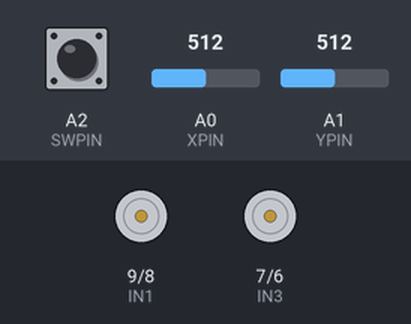
Bench run of a sketch on a simulated Arduino Uno, built with avr-gcc and run on an emulated ATmega328P. On the bench: motor-driver pin pairs drawn as motors (green arrow = first pin HIGH = forward, orange = second pin HIGH = backward, longer = more drive, scaled by the enable pin). The inputs (shaded band) are chosen by the test bench; at power-on: A0 (XPIN) = 512, A1 (YPIN) = 512, A2 (SWPIN) HIGH.

Above: at 1.2 s.
1.3 s: A0 (XPIN) set to 599
2.8 s: A0 (XPIN) set to 623
At 3.8 s:
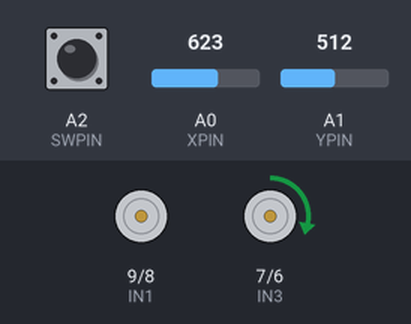
4.3 s: A1 (YPIN) set to 603
5.8 s: A1 (YPIN) set to 623
At 7.0 s:
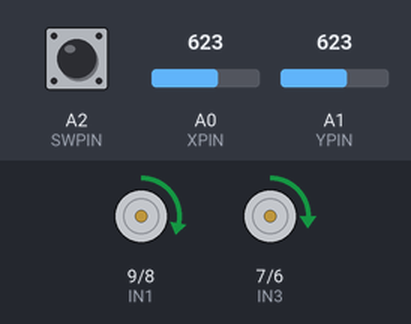
7.3 s: A1 (YPIN) set to 716
At 8.4 s:
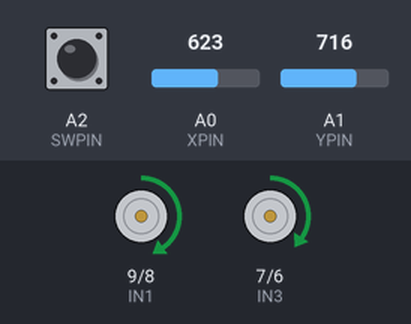
8.8 s: A0 (XPIN) set to 716
At 9.5 s:
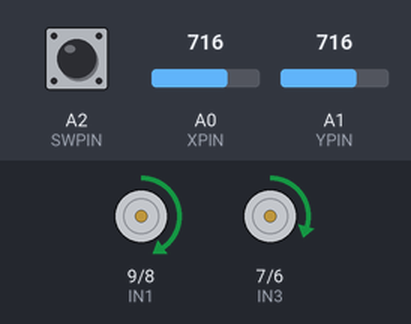
Timing chart, 0 to 11.3 s (numbered marks = the images above; inputs shaded):
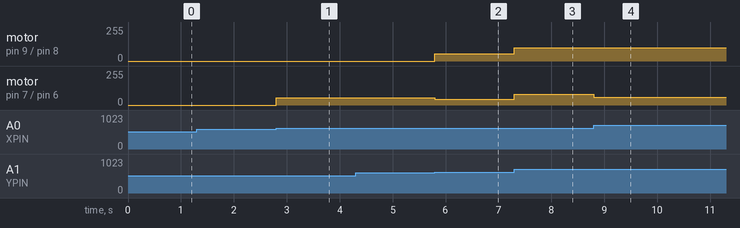

Measured:
- the behaviour switches between 614 and 615 on A0 (XPIN) (found by bisection; images 0 and 1)
- the behaviour switches between 614 and 615 on A1 (YPIN) (found by bisection; images 1 and 2)
- after the input at 1.3 s, every drawn part: stays the same
- after the input at 2.8 s, motor on pin 7 (IN3) / pin 6 (IN4): stopped → forward 55/255 at once
- after the input at 4.3 s, every drawn part: stays the same
- after the input at 5.8 s, motor on pin 9 (IN1) / pin 8 (IN2): stopped → forward 55/255 at once; motor on pin 7 (IN3) / pin 6 (IN4): forward 55/255 → forward 43/255 at once
- after the input at 7.3 s, motor on pin 9 (IN1) / pin 8 (IN2): forward 55/255 → forward 101/255 at once; motor on pin 7 (IN3) / pin 6 (IN4): forward 43/255 → forward 79/255 at once
- after the input at 8.8 s, motor on pin 7 (IN3) / pin 6 (IN4): forward 79/255 → forward 60/255 at once

The sketch:

l298N.ino
```cpp
// Motor Connections (ENA & ENB must use PWM pins)
#define IN1 9
#define IN2 8
#define IN3 7
#define IN4 6
#define ENA 10
#define ENB 5
#define XPIN A0
#define YPIN A1
#define SWPIN A2

// Podfunkcje sterowania motorami
void setMotorSpeeds(int leftSpeed, int rightSpeed) {
  // Ograniczenie wartości do zakresu 0-255
  leftSpeed = constrain(leftSpeed, 0, 255);
  rightSpeed = constrain(rightSpeed, 0, 255);

  analogWrite(ENA, leftSpeed);
  analogWrite(ENB, rightSpeed);
}

void driveForward(float speed, float turn) {
  forward();
  int baseSpeed = 255 * speed;

  if (turn > 0) {
    // Skręt w prawo - zmniejsz prędkość prawego silnika
    setMotorSpeeds(baseSpeed, baseSpeed * (1 - turn));
  } else if (turn < 0) {
    // Skręt w lewo - zmniejsz prędkość lewego silnika
    setMotorSpeeds(baseSpeed * (1 + turn), baseSpeed);
  } else {
    // Jazda prosto
    setMotorSpeeds(baseSpeed, baseSpeed);
  }
}

void driveReverse(float speed, float turn) {
  reverse();
  int baseSpeed = 255 * speed;

  if (turn > 0) {
    // Skręt w prawo podczas cofania
    setMotorSpeeds(baseSpeed, baseSpeed * (1 - turn));
  } else if (turn < 0) {
    // Skręt w lewo podczas cofania
    setMotorSpeeds(baseSpeed * (1 + turn), baseSpeed);
  } else {
    // Cofanie prosto
    setMotorSpeeds(baseSpeed, baseSpeed);
  }
}

void turnInPlace(float turnValue) {
  forward(); // Kierunek silników do obrotu w miejscu

  if (turnValue > 0) {
    // Obrót w prawo - lewy silnik do przodu, prawy stop
    setMotorSpeeds(0, 255 * turnValue);
  } else {
    // Obrót w lewo - prawy silnik do przodu, lewy stop
    setMotorSpeeds(255 * (-turnValue), 0);
  }
}

void stopMotors() {
  setMotorSpeeds(0, 0);
}

void driveMotors(float xVal, float yVal){
  // Definicja martwej strefy joysticka
  const float deadZone = 0.2;

  if (yVal > deadZone) {
    // Jazda do przodu
    driveForward(yVal, xVal);
  }
  else if (yVal < -deadZone) {
    // Jazda do tyłu
    driveReverse(-yVal, xVal);
  }
  else if (xVal > deadZone || xVal < -deadZone) {
    // Obrót w miejscu (gdy joystick jest w pozycji środkowej w osi Y)
    turnInPlace(xVal);
  }
  else {
    // Zatrzymanie motorów (joystick w pozycji środkowej)
    stopMotors();
  }
}

void setup() {

  // Set motor connections as outputs
  pinMode(IN1, OUTPUT);
  pinMode(IN2, OUTPUT);
  pinMode(IN3, OUTPUT);
  pinMode(IN4, OUTPUT);
  pinMode(ENA, OUTPUT);
  pinMode(ENB, OUTPUT);
  pinMode(XPIN, INPUT);
  pinMode(YPIN, INPUT);
  pinMode(SWPIN, INPUT_PULLUP);

  // Start with motors off
  digitalWrite(IN1, LOW);
  digitalWrite(IN2, LOW);
  digitalWrite(IN3, LOW);
  digitalWrite(IN4, LOW);

  analogWrite(ENA, 0);
  analogWrite(ENB, 0);
}

// bool toggle = false;

void loop() {

  float xVal = (analogRead(XPIN) - 512.0) / 512.0;  // Normalizacja do zakresu -1.0 do +1.0
  float yVal = (analogRead(YPIN) - 512.0) / 512.0;  // Normalizacja do zakresu -1.0 do +1.0
  int sVal = digitalRead(SWPIN);

  // if (toggle == false)
  //   driveMotors(xVal, yVal);
  // else {

  // }

  // Aktywne sterowanie motorami
  driveMotors(xVal, yVal);
}

void forward() {
  digitalWrite(IN1, HIGH);
  digitalWrite(IN2, LOW);
  digitalWrite(IN3, HIGH);
  digitalWrite(IN4, LOW);
}

void reverse() {
  digitalWrite(IN1, LOW);
  digitalWrite(IN2, HIGH);
  digitalWrite(IN3, LOW);
  digitalWrite(IN4, HIGH);
}
```
